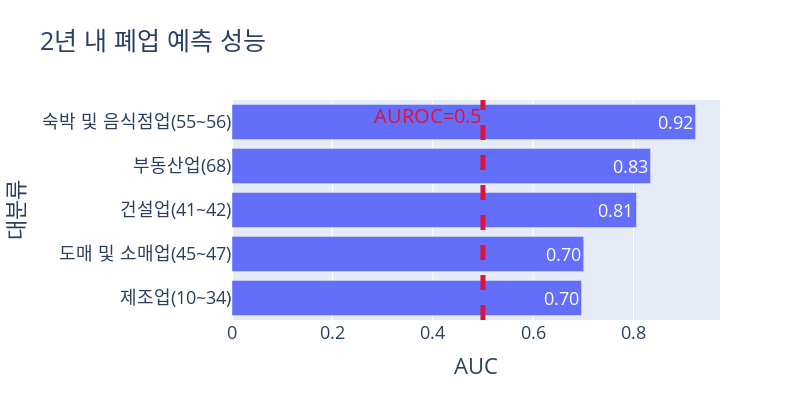

The cell this chart's notebook holds for it:
### Code cell
tmp = (
    data_toplot
    .copy()
    .loc[lambda x: x['target']=='Closed_In_2Yrs']
    .groupby(['대분류'])['AUC'].mean().to_frame().reset_index(drop=False).sort_values(by='AUC')
)
fig = px.bar(tmp, y='대분류', x='AUC', title='2년 내 폐업 예측 성능', orientation='h', text_auto='.2f')
fig.add_vline(x=0.5, 
              line_dash='dash', 
              line_color='crimson', 
              line_width=5,
              annotation_text="AUROC=0.5", 
              annotation_position="top left",
              annotation_font_color='crimson',
              annotation_font_size=20
             )
fig.update_layout(
    autosize=False,
    width=800,
    height=400,
    font=dict(size=18)
)

figure_name = 'Baseline_result_closed_in_2yrs.png'
fig.write_image(FIGURE_PATH / figure_name)
fig.show()

### Figure 1 — Plotly figure (JSON) as saved in the notebook; plotly's stock layout.template omitted (floating-point values rounded to 4 significant figures)
{"data": [{"alignmentgroup": "True", "hovertemplate": "AUC=%{x}<br>대분류=%{y}<extra></extra>", "legendgroup": "", "marker": {"color": "#636efa", "pattern": {"shape": ""}}, "name": "", "offsetgroup": "", "orientation": "h", "showlegend": false, "textposition": "auto", "texttemplate": "%{x:.2f}", "type": "bar", "x": [0.6965, 0.7007, 0.8059, 0.8339, 0.9237], "xaxis": "x", "y": ["제조업(10~34)", "도매 및 소매업(45~47)", "건설업(41~42)", "부동산업(68)", "숙박 및 음식점업(55~56)"], "yaxis": "y"}], "layout": {"annotations": [{"font": {"color": "crimson", "size": 20}, "showarrow": false, "text": "AUROC=0.5", "x": 0.5, "xanchor": "right", "xref": "x", "y": 1, "yanchor": "top", "yref": "y domain"}], "autosize": false, "barmode": "relative", "font": {"size": 18}, "height": 400, "legend": {"tracegroupgap": 0}, "shapes": [{"line": {"color": "crimson", "dash": "dash", "width": 5}, "type": "line", "x0": 0.5, "x1": 0.5, "xref": "x", "y0": 0, "y1": 1, "yref": "y domain"}], "title": {"text": "2년 내 폐업 예측 성능"}, "width": 800, "xaxis": {"anchor": "y", "autorange": true, "domain": [0, 1], "range": [0, 0.9723], "title": {"text": "AUC"}, "type": "linear"}, "yaxis": {"anchor": "x", "autorange": true, "domain": [0, 1], "range": [-0.5, 4.5], "title": {"text": "대분류"}, "type": "category"}}}
